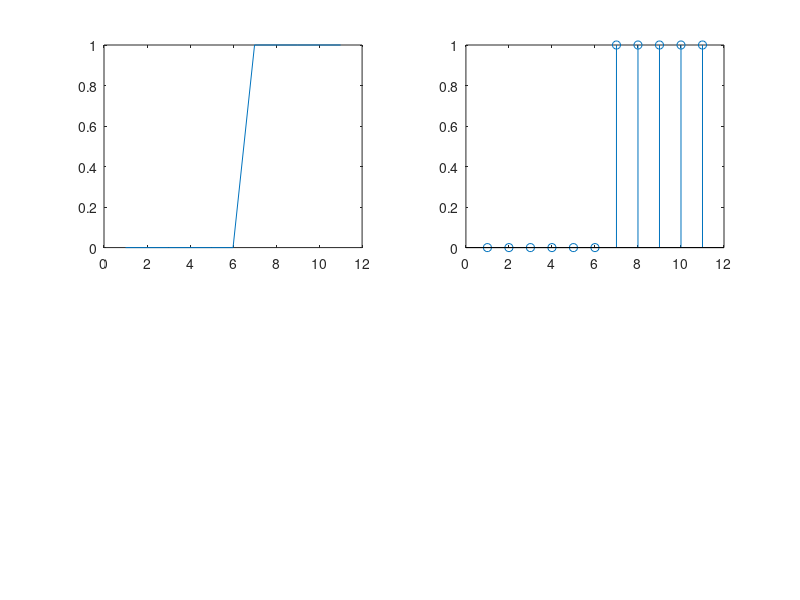

This chart was generated by the following MATLAB code:
close all
clear all
clc
clf
n=-5:5;
y=[zeros(1,5),0,ones(1,5)];
subplot(2,2,1);
plot(y)
subplot(2,2,2)
stem(y);
